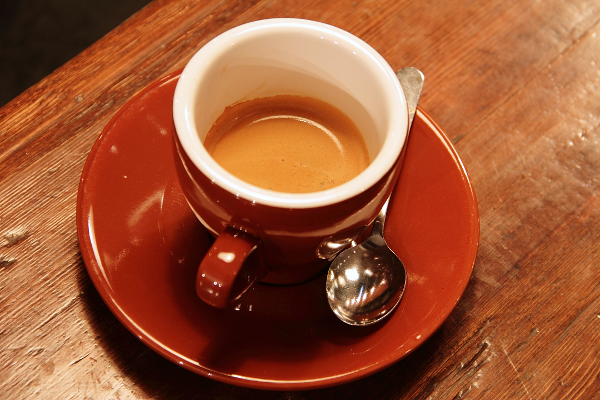
#> input picture skimage.data.coffee(), 600 x 400 px
$ jupyter execute '6._Fourierova_transformácia.ipynb'
#> lines starting #> are read from the running program, lines starting #| are printed output that depends on the picture; after the words box and inside, x2 and y2 are one past the last pixel; in counts of white or black regions, pixels touching at a corner belong together
# 6. Fourierova transformácia
Fourierova transformácia (FT) je dôležitým nástrojom pri úprave signálov, ktoré rozkladá na
jednotlivé harmonické zložky. Hovoríme o prechode z časovej (rsp. priestorovej) oblasti do
frekvenčnej oblasti. Pre lepšie pochopenie uvedieme najskôr príklad použitia FT na signále šíriacom
sa pozdĺž jedného rozmeru zloženom z dvoch harmonických zložiek:

[cell 1]
import numpy as np
import matplotlib.pyplot as plt
from scipy import fft
from skimage.color import rgb2gray
from skimage import data, exposure, transform,io,img_as_ubyte,morphology

[cell 2]
plt.rcParams['text.color'] = 'w'
plt.rcParams['xtick.color'] = 'w'
plt.rcParams['ytick.color'] = 'w'
plt.rcParams['axes.labelcolor'] = 'w'

[cell 3]
x = np.linspace(0, 8*np.pi, 150)
y_1 = 2*np.sin(x)
y_2 = np.sin(4*x)
y = y_1 + y_2

y_f = fft.fft(y)

plt.figure(figsize=(15,5))
plt.subplot(121)
plt.plot(x,y)
plt.xlabel('x')
plt.ylabel('y')
plt.title('Funkcia z dvoch sinusov s roznym f a A')
plt.subplot(122)
plt.title('Fourrier transform of the signal')
plt.plot(np.abs(y_f))
#> figure, not shown here; panel 1: curve peaks at x = 14.51, y = 2.86; panel 2: curve peaks at x = 4, y = 149.6

Úpravou frekvenčného spektra pred vykonaním inverznej Fourierovej transformácie môžeme zo
signálu odfiltrovať niektoré harmonické zložky:

[cell 4]
y_f_removed_f = y_f
y_f_removed_f[10:140] = 0  + 0.j
plt.figure(figsize=(15,5))
plt.subplot(121)
plt.plot(np.abs(y_f))
plt.title('Frekvencne spektrum s jednym odstranenym peakom')
plt.subplot(122)
y_t = fft.ifft(y_f)
plt.plot(x,y_t)
plt.xlabel('x')
plt.ylabel('y')
#> figure, not shown here; panel 1: curve peaks at x = 4, y = 149.6; panel 2: curve peaks at x = 20.41, y = 2

[cell 5]
N = 1000
Fs  = 100 # Hz vzorkovacia frekvencia
T = N/Fs

x = np.linspace(0, 10*np.pi, N)

y_1 = np.sin(x) + np.sin(2*x) + np.sin(3*x)


f = np.linspace(0,N-1,N)*Fs/N


plt.figure(figsize=(15,5))
y_f = fft.fft(y_1)

plt.subplot(121)
plt.plot(y_1)
plt.xlabel('x')
plt.ylabel('y')
plt.grid()
plt.subplot(122)
plt.plot(f,np.real(y_f))
plt.axis([0,20,np.min(np.real(y_f))-1,np.max(np.real(y_f))+1])
plt.xlabel('Hz')
plt.ylabel('Y*Hz^-1')

plt.grid()
#> figure, not shown here; panel 1: curve peaks at x = 221, y = 2.5; panel 2: curve peaks at x = 1.5, y = 23.46

[cell 6]
N=100
x = np.array([np.linspace(0,10*np.pi,N)])
y = np.sin(x)
im = np.repeat(y, 100,axis=0)
plt.figure(figsize=(15,10))
plt.subplot(121)
plt.imshow(im)
plt.subplot(122)
im_fft= fft.fft2(im)

zero_center_im_fft = fft.fftshift(im_fft)
plt.imshow(np.log(1+np.abs(zero_center_im_fft)))

[cell 7]
im = rgb2gray(data.coffee())
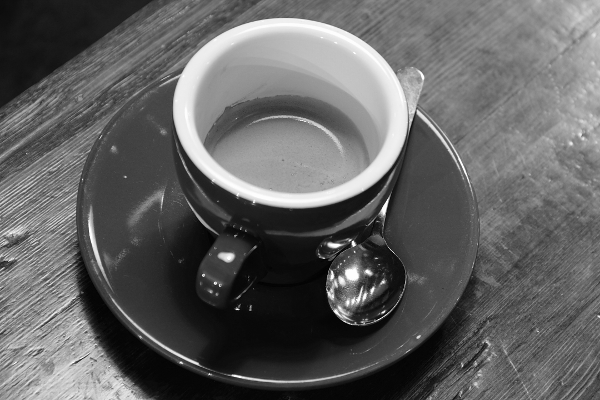
#> im: shape (400, 600) float64; min 0.000283, max 1, mean 0.387
plt.figure(figsize=(20,15))
plt.subplot(121)
plt.imshow(im,cmap='gray')
plt.subplot(122)
im_fft= fft.fft2(im)
zero_center_im_fft = fft.fftshift(im_fft)
plt.imshow(np.log(1+np.abs(zero_center_im_fft)))

[cell 8]
plt.figure(figsize=(15,10))
plt.subplot(121)
pxls = 40

im_fft= fft.fft2(im)
zero_center_im_fft = fft.fftshift(im_fft)
im_size = im.shape
#> im_size = (400, 600)
filtered_spectrum = np.zeros(zero_center_im_fft.shape,dtype=np.complex)

filtered_spectrum[im_size[0]//2-pxls:im_size[0]//2+pxls,im_size[1]//2-pxls:im_size[1]//2+pxls] =\
    zero_center_im_fft[im_size[0]//2-pxls:im_size[0]//2+pxls,im_size[1]//2-pxls:im_size[1]//2+pxls]

plt.imshow(np.log(1+np.abs(filtered_spectrum)))
plt.subplot(122)
inverse_img = fft.ifft2(filtered_spectrum)
plt.imshow(np.abs(inverse_img), cmap='gray')

[cell 9]
plt.figure(figsize=(15,10))
plt.subplot(121)
pxls = 40

im_fft= fft.fft2(im)
zero_center_im_fft = fft.fftshift(im_fft)
im_size = im.shape
filtered_spectrum = zero_center_im_fft

filtered_spectrum[im_size[0]//2-pxls:im_size[0]//2+pxls,im_size[1]//2-pxls:im_size[1]//2+pxls] = 0+0.j
plt.imshow(np.log(1+np.abs(filtered_spectrum)))
plt.subplot(122)
inverse_img = fft.ifft2(filtered_spectrum)
plt.imshow(np.abs(inverse_img), cmap='gray')

# Dokoncit cvicenie v knihe s obrazkami z knihy
# Dorobit bonusovu ulohu

[cell 10]
bw = plt.imread('imgs/text.png')
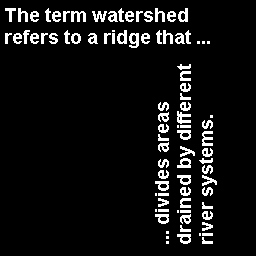
#> input picture imgs/text.png, 256 x 256 px, found by its file name
#> bw: shape (256, 256) float32; values 0 (black) and 1 (white), 7.3% white in thin lines or dots, all inside (x1, y1, x2, y2) = (5, 8, 217, 244)
a = bw[33:44,88:98]

mask = np.zeros([256,256])
a = transform.rotate(a,180)

mask[33:44,88:98] = a
#> mask: shape (256, 256) float64; values 0 (black) and 1 (white), 0.1% white in thin lines or dots, all inside (x1, y1, x2, y2) = (88, 33, 98, 44)
a = mask

C = fft.ifft2(fft.fft2(bw) * fft.fft2(a))
plt.imshow(np.abs(C),cmap="gray")
plt.title('Vysledok nasobenia vo frekvencnej oblasti')
plt.figure()

thresh = C > 60
#> thresh: shape (256, 256) bool; 0% white in thin lines or dots, all inside (x1, y1, x2, y2) = (16, 54, 206, 77)
SE = morphology.square(3)
thresh = morphology.binary_dilation(thresh, SE)
#> thresh: shape (256, 256) bool; 0.04% white in thin lines or dots, all inside (x1, y1, x2, y2) = (15, 53, 207, 78)
plt.imshow(thresh, cmap="gray")
plt.title("Polohy hladaneho vzoru")

[cell 11]
Y = rgb2gray(io.imread('imgs/gantrycrane.png'))
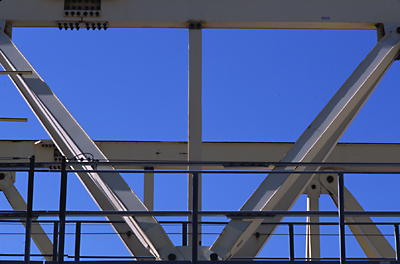
#> input picture imgs/gantrycrane.png, 400 x 264 px, found by its file name
#> Y: shape (264, 400) float64; min 0, max 1, mean 0.364
Y = Y[:,69:332]
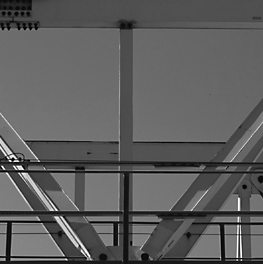
#> Y: shape (264, 263) float64; min 0, max 1, mean 0.37
io.imshow(Y,cmap="gray")
plt.title('Povodny obrazok')
plt.figure()

F = fft.fft2(Y)
F_shift = fft.fftshift(F)
F2 = np.log(np.abs(F_shift))
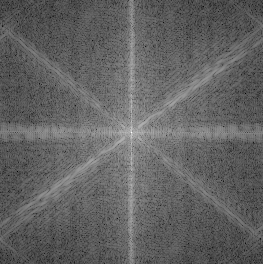
#> F2: shape (264, 263) float64; min -3.5, max 10.15, mean 1.8; drawn with min black and max white

plt.imshow(F2,cmap="gray")
plt.title('Amplitudove spektrum')
plt.figure()

thresh = np.log(np.abs(F_shift)) > (0.55*np.max(np.max(np.log(np.abs(F_shift)))))
#> thresh: shape (264, 263) bool; 0.22% white in thin lines or dots, all inside (x1, y1, x2, y2) = (115, 68, 148, 197)
plt.imshow(thresh,cmap="gray")
plt.title('Amplitudove spektrum, prah')
plt.figure()

circ_filter = np.zeros(F.shape)
radius = 30
s1 = len(circ_filter[0])
#> s1 = 263
s2 = len(circ_filter[1])
#> s2 = 263

for i in range (0,s1):
    for j in range (0,s2):
        if np.sqrt(np.sum(([(i-s1/2),(j-s2/2)]))**2)<radius:
            circ_filter[i,j] = 1
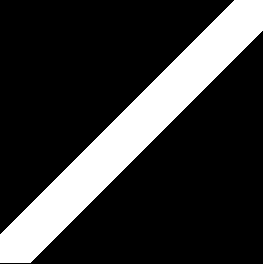
#> circ_filter: shape (264, 263) float64; values 0 (black) and 1 (white), 21.1% white; 1 white region, box (x1, y1, x2, y2) and area: (0, 0, 263, 263) 14646

F3 = F_shift * thresh * circ_filter
plt.imshow(np.log(0.1+np.abs(F3)),cmap="gray")
plt.title('Amplitudove spektrum, prahovane')
plt.figure()

Y = fft.ifft2(fft.ifftshift(F3))
plt.imshow(np.abs(Y),cmap="gray")
plt.title('Filtrovany obrazok')
plt.figure()
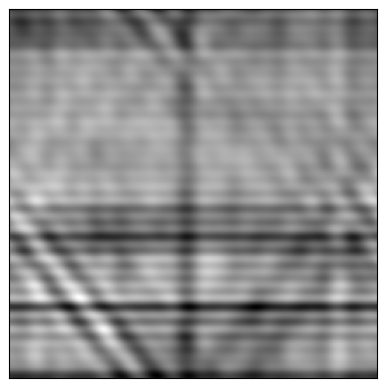
#> figure drawn by matplotlib, 1 panel

[cell 12]
img = plt.imread("imgs/text_cv.png")
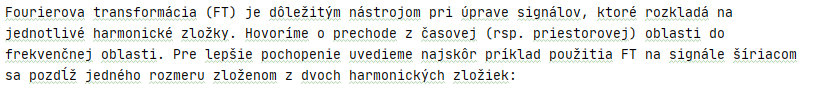
#> input picture imgs/text_cv.png, 840 x 94 px, found by its file name
#> img is the input picture: shape (94, 840, 3) float32; mean R, G, B 0.917, 0.921, 0.916
img = transform.rotate(img, -60, resize=True)
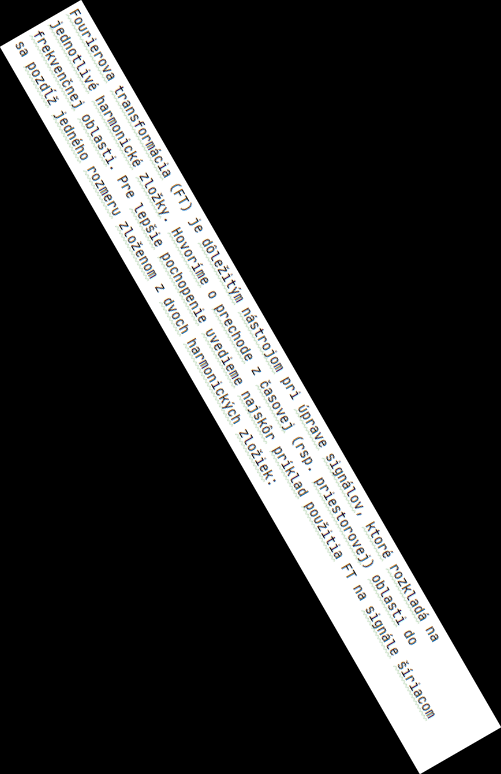
#> img: shape (774, 501, 3) float32; mean R, G, B 0.187, 0.187, 0.187
plt.imshow(img, cmap="gray")
plt.figure()
img_fft = fft.fft2(img)
img_fft2 = fft.fftshift(im_fft)
plt.imshow(np.log(1+np.abs(img_fft2)))
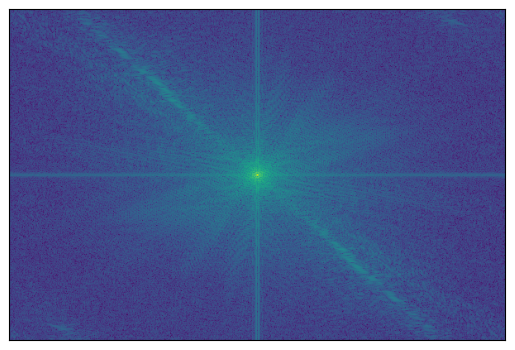
#> figure drawn by matplotlib, 1 panel
